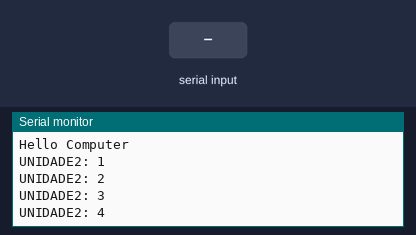
Bench run of a sketch on a simulated Arduino Uno, built with avr-gcc and run on an emulated ATmega328P. Shown: the last lines printed to the serial monitor. The test bench sets the inputs (shaded band).

Above: at 1.5 s.
1.6 s: "1" received over Serial
3.1 s: "1" received over the second serial link
At 3.61 s:
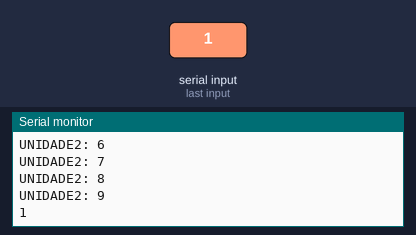
4.8 s: "0" received over Serial
6.3 s: "0" received over the second serial link
At 7.34 s:
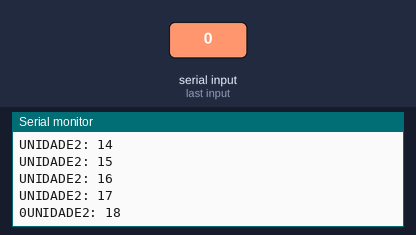
Timing chart, 0 to 8.8 s (numbered marks = the images above; inputs shaded):
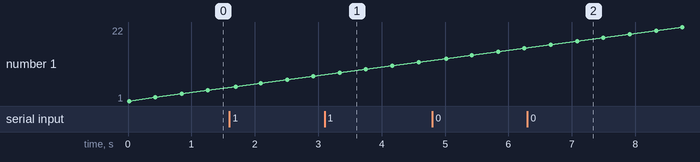

Measured:
- after the input at 3.1 s, the serial monitor: prints a new line after 0.25 s (image 1)
- after the input at 6.3 s, the serial monitor: prints a new line after 0.38 s (image 2)

The sketch:

SerialTeste.ino
```cpp
#include <SoftwareSerial.h>

SoftwareSerial mySerial(10, 11); // RX, TX

int teste=0;

void setup() {
  // put your setup code here, to run once:
    Serial.begin(9600);
    Serial.setTimeout(10);
    Serial.println("Hello Computer");

    mySerial.begin(9600);
    mySerial.println("Hello, world?");

}

void loop() {

  teste++;

  Serial.print("UNIDADE2: ");
  Serial.println(teste);

  mySerial.print("UNIDADE2: ");
  mySerial.println(teste);

  int c=0;
  while(mySerial.available() && (c++)<20){
    if(c==0) Serial.write("mySerial:");
    Serial.write(mySerial.read());
  }

  delay(400);
}

void serialEvent(){
  if (Serial.available() > 0) {
    char buffer[25];
    int qtde=Serial.readBytes(buffer, 24);
    buffer[qtde]=0;

    // say what you got:
    Serial.print("I received: ");
    Serial.println(buffer);
  }
}
```
